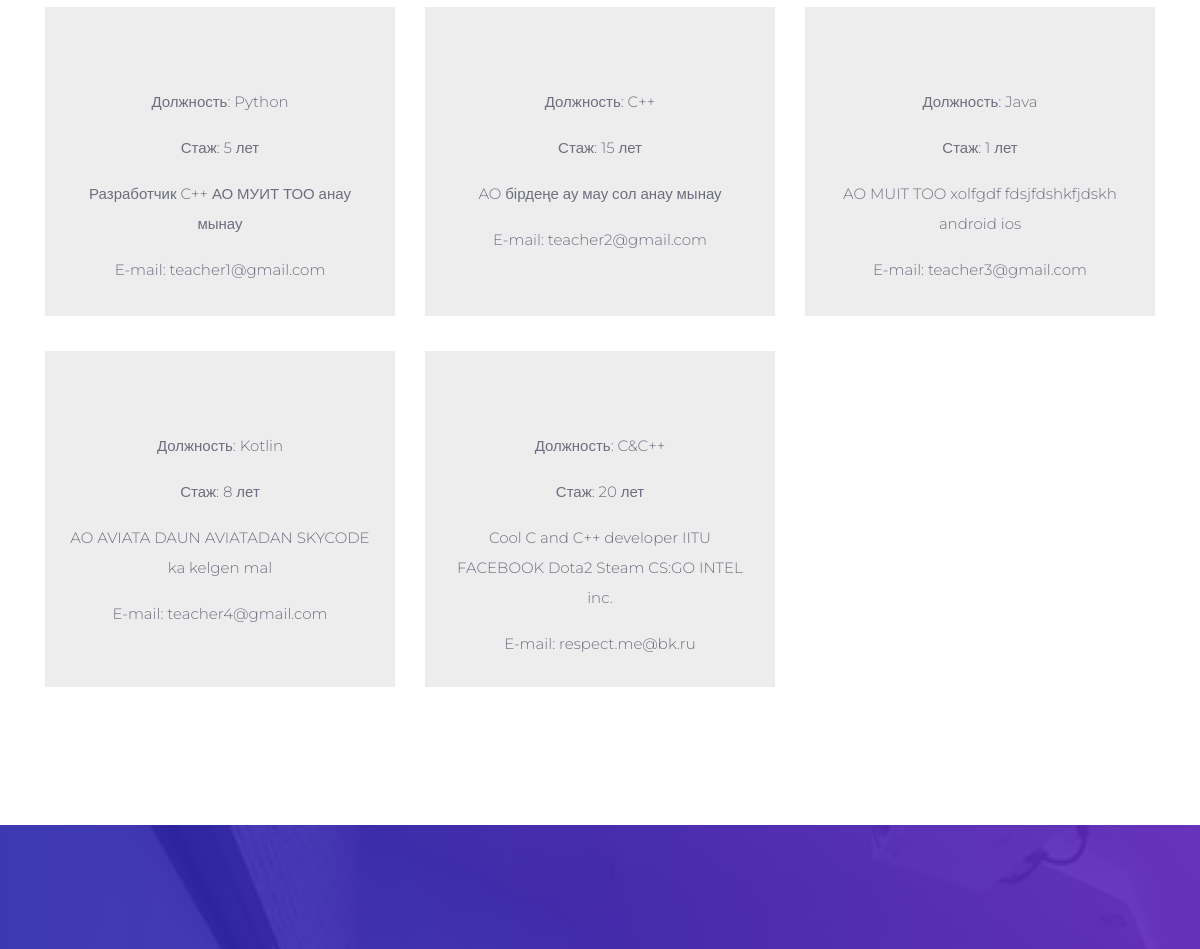
Before: / (middle part) with the older database file.
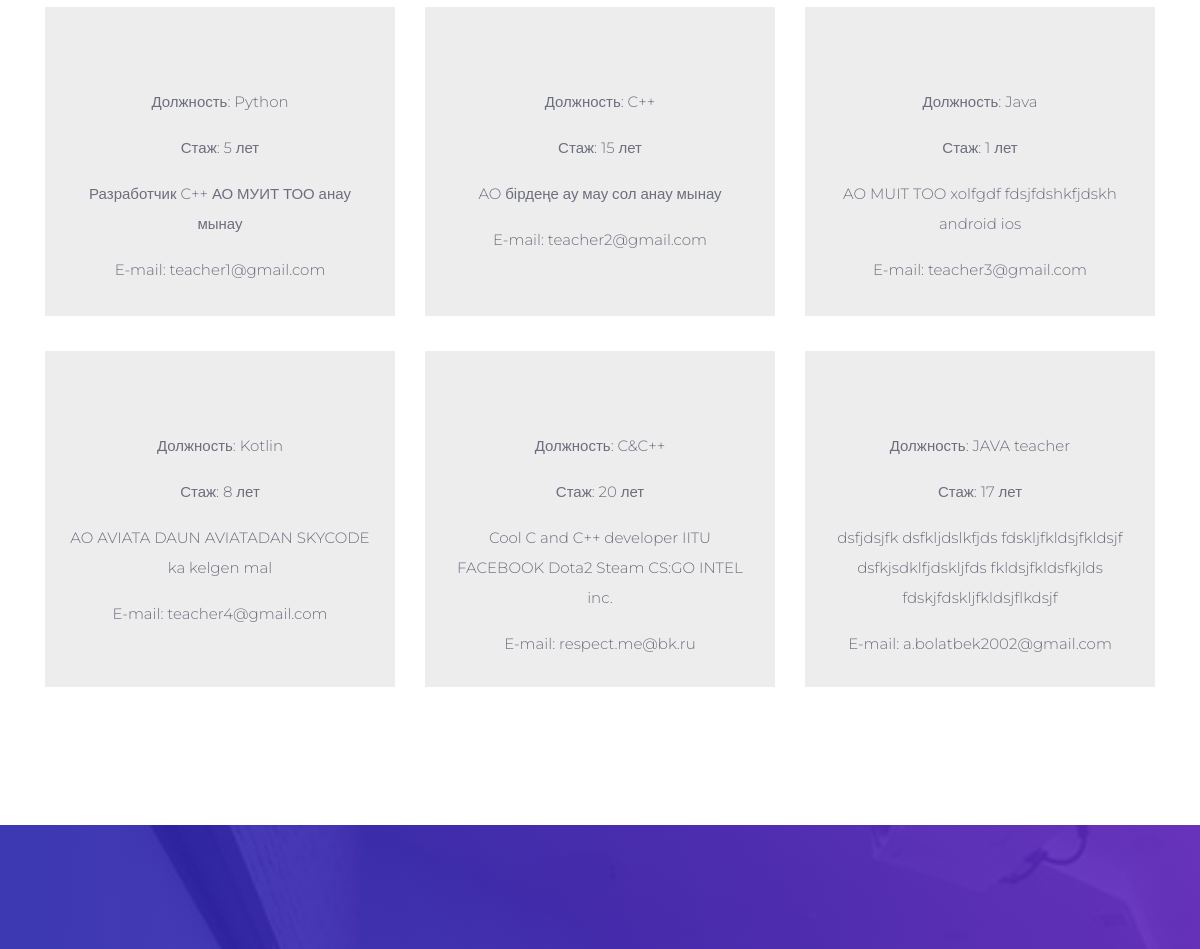
After: the same page with the newer database file.
### skycode/models.py (models this page shows, shortened)
class Teacher(models.Model):
    firstName = models.CharField(max_length=50)
    lastName = models.CharField(max_length=50)
    position = models.CharField(max_length=50)
    description = models.TextField(max_length=150)
    email = models.EmailField()
    experience = models.IntegerField()
    image = models.ImageField(upload_to='teacher/')

### skycode/views.py (the view)
# urls.py: path('', views.index, name='index'),
def index(request):
    context = {'teachers': Teacher.objects.all(),
               'partners': Partner.objects.all(),
               'courses': Course.objects.all(),
               'news': News.objects.all(),
               }
    return render(request, 'main.html', context)

### skycode/models.py (called while the page is built)
    def all(self):
        return super(CourseManager, self).get_queryset().filter(available=True)

### templates/main.html (shortened to what this page needs)
{% extends 'base.html' %}
{% load static %}
{% block content %}
    <div class="about-section">
    <div class="card-section">
      <div class="container">
        <div class="row">
            {% for teacher in teachers %}
              <div class="col-md-4 col-sm-6">
                <div class="lab-card">
                  <p>Должность: {{ teacher.position }}</p>
                  <p>Стаж: {{ teacher.experience }} лет</p>
                  <p>{{ teacher.description }}</p>
                  <p>E-mail: {{ teacher.email }}</p>
                </div>
              </div>
            {% endfor %}
        </div>
      </div>
    </div>
    <section class="section-padding priceTable-bg">
  </section>
{% endblock %}

Changed rows visible on the page:
added Teacher: position "JAVA teacher", experience "17", description "dsfjdsjfk dsfkljdslkfjds fdskljfkldsjfkldsjf dsfkjsdklfjdskljfds fkldsjfkldsfkjlds fdskjfdskljfkldsjflkdsjf", email "a.bolatbek2002@gmail.com"
